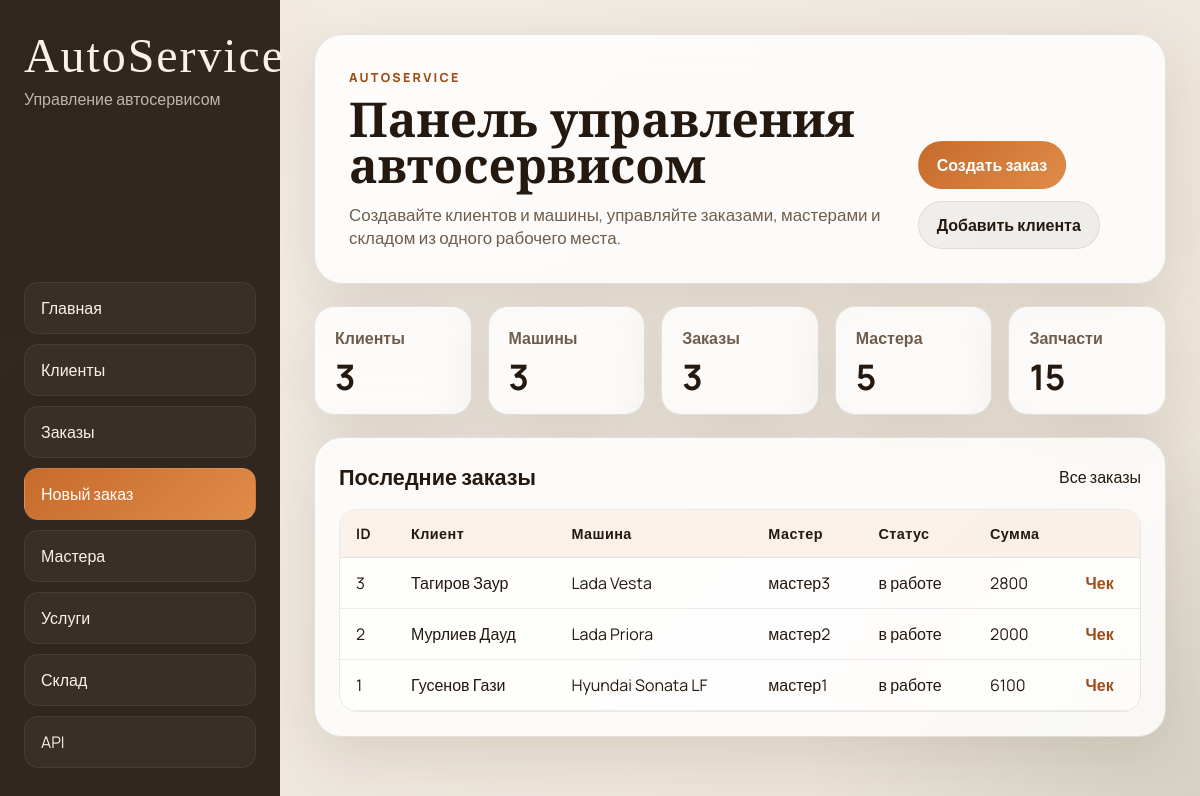
/, run on an earlier commit of the app's database.
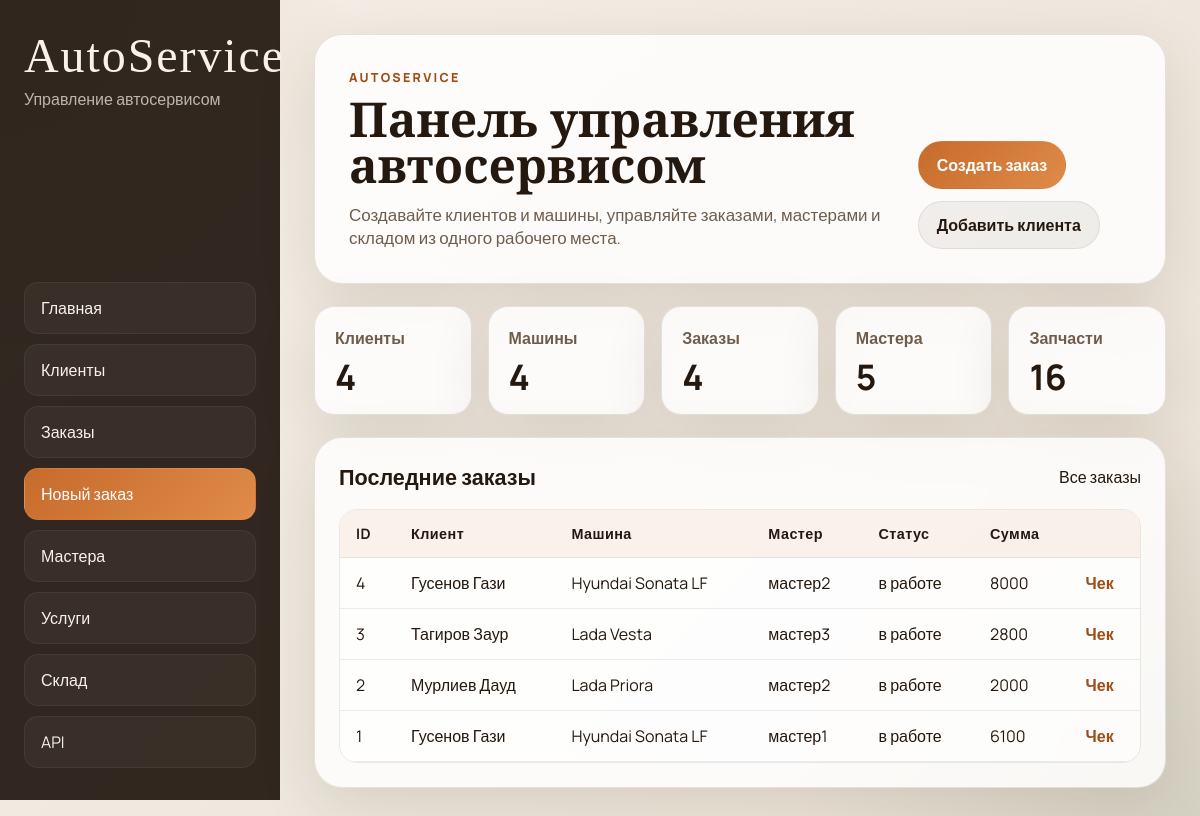
And on a later commit of the database.
### tables this page shows
CREATE TABLE masters (
	master_id INTEGER PRIMARY KEY AUTOINCREMENT,
	master_name TEXT NOT NULL,
	phone_number varchar(11) NOT NULL UNIQUE,
	email TEXT UNIQUE,
	hire_date date DEFAULT CURRENT_DATE
	CONSTRAINT email_check CHECK(email like '%@%.%')
);

CREATE TABLE clients (
	client_id INTEGER PRIMARY KEY AUTOINCREMENT,
	full_name TEXT NOT NULL,
	phone_number VARCHAR(11) NOT NULL UNIQUE,
	email TEXT UNIQUE
	CONSTRAINT email_check CHECK(email like '%@%.%')
);

CREATE TABLE cars (
	car_id INTEGER PRIMARY KEY AUTOINCREMENT,
	client_id INTEGER,
	car_model TEXT NOT NULL,
	year INTEGER NOT NULL,
	vin VARCHAR(17) NOT NULL UNIQUE,
	FOREIGN KEY (client_id) REFERENCES clients(client_id) ON DELETE CASCADE
);

CREATE TABLE orders (
    order_id INTEGER PRIMARY KEY AUTOINCREMENT,
    car_id INTEGER,
    order_date TEXT DEFAULT (date('now')),
    status TEXT DEFAULT 'в работе',
    total_cost INTEGER DEFAULT 0,
	master_id INTEGER,
    FOREIGN KEY (car_id) REFERENCES cars(car_id),
	FOREIGN KEY (master_id) REFERENCES masters(master_id)
);

### autoservice/ui.py (the view)
@ui.route('/')
def dashboard():
    tables = get_tables()
    stats = load_dashboard_stats(tables)
    recent_orders = db.session.execute(
        select(
            tables['orders'].c.order_id,
            tables['orders'].c.order_date,
            tables['orders'].c.status,
            tables['orders'].c.total_cost,
            tables['cars'].c.car_model,
            tables['clients'].c.full_name,
            tables['masters'].c.master_name,
        )
        .select_from(
            tables['orders']
            .join(tables['cars'], tables['orders'].c.car_id == tables['cars'].c.car_id)
            .join(tables['clients'], tables['cars'].c.client_id == tables['clients'].c.client_id)
            .outerjoin(tables['masters'], tables['orders'].c.master_id == tables['masters'].c.master_id)
        )
        .order_by(desc(tables['orders'].c.order_id))
        .limit(6)
    ).mappings().all()
    return render_template('dashboard.html', stats=stats, recent_orders=recent_orders)

### autoservice/ui.py (called while the page is built)
def get_tables():
    return current_app.extensions['autoservice_tables']

def load_dashboard_stats(tables):
    return {
        'clients': db.session.execute(select(func.count()).select_from(tables['clients'])).scalar_one(),
        'cars': db.session.execute(select(func.count()).select_from(tables['cars'])).scalar_one(),
        'orders': db.session.execute(select(func.count()).select_from(tables['orders'])).scalar_one(),
        'masters': db.session.execute(select(func.count()).select_from(tables['masters'])).scalar_one(),
        'parts': db.session.execute(select(func.count()).select_from(tables['warehouse'])).scalar_one(),
    }

### templates/dashboard.html (shortened to what this page needs)
{% extends 'base.html' %}
{% block content %}
<section class="hero">
  <div>
    <p class="eyebrow">AutoService</p>
    <h1>Панель управления автосервисом</h1>
    <p class="hero-text">Создавайте клиентов и машины, управляйте заказами, мастерами и складом из одного рабочего места.</p>
  </div>
  <div class="hero-actions">
    <a class="button button-primary" href="{{ url_for('ui.new_order_page') }}">Создать заказ</a>
    <a class="button button-secondary" href="{{ url_for('ui.clients_page') }}">Добавить клиента</a>
  </div>
</section>
<section class="stats-grid">
  <article class="stat-card"><span>Клиенты</span><strong>{{ stats.clients }}</strong></article>
  <article class="stat-card"><span>Машины</span><strong>{{ stats.cars }}</strong></article>
  <article class="stat-card"><span>Заказы</span><strong>{{ stats.orders }}</strong></article>
  <article class="stat-card"><span>Мастера</span><strong>{{ stats.masters }}</strong></article>
  <article class="stat-card"><span>Запчасти</span><strong>{{ stats.parts }}</strong></article>
</section>
<section class="panel">
  <div class="panel-header">
    <h2>Последние заказы</h2>
    <a href="{{ url_for('ui.orders_page') }}">Все заказы</a>
  </div>
  <div class="table-wrap">
    <table>
      <thead>
        <tr>
          <th>ID</th>
          <th>Клиент</th>
          <th>Машина</th>
          <th>Мастер</th>
          <th>Статус</th>
          <th>Сумма</th>
          <th></th>
        </tr>
      </thead>
      <tbody>
        {% for order in recent_orders %}
        <tr>
          <td>{{ order.order_id }}</td>
          <td>{{ order.full_name }}</td>
          <td>{{ order.car_model }}</td>
          <td>{{ order.master_name or 'Не назначен' }}</td>
          <td>{{ order.status }}</td>
          <td>{{ order.total_cost }}</td>
          <td><a class="inline-link" href="{{ url_for('ui.receipt_page', order_id=order.order_id) }}">Чек</a></td>
        </tr>
        {% else %}
        <tr><td colspan="7" class="empty">Пока нет заказов</td></tr>
        {% endfor %}
      </tbody>
    </table>
  </div>
</section>
{% endblock %}

What changed in the data, as far as the page shows it:
added orders: status "в работе", total_cost "8000"
Also different on the page:
{{ stats.clients }}: "3" → "4"
{{ stats.cars }}: "3" → "4"
{{ stats.orders }}: "3" → "4"
{{ stats.parts }}: "15" → "16"
new list line: "4 Чек"
new list line: "Гусенов Гази"
new list line: "Hyundai Sonata LF"
new list line: "мастер2"
